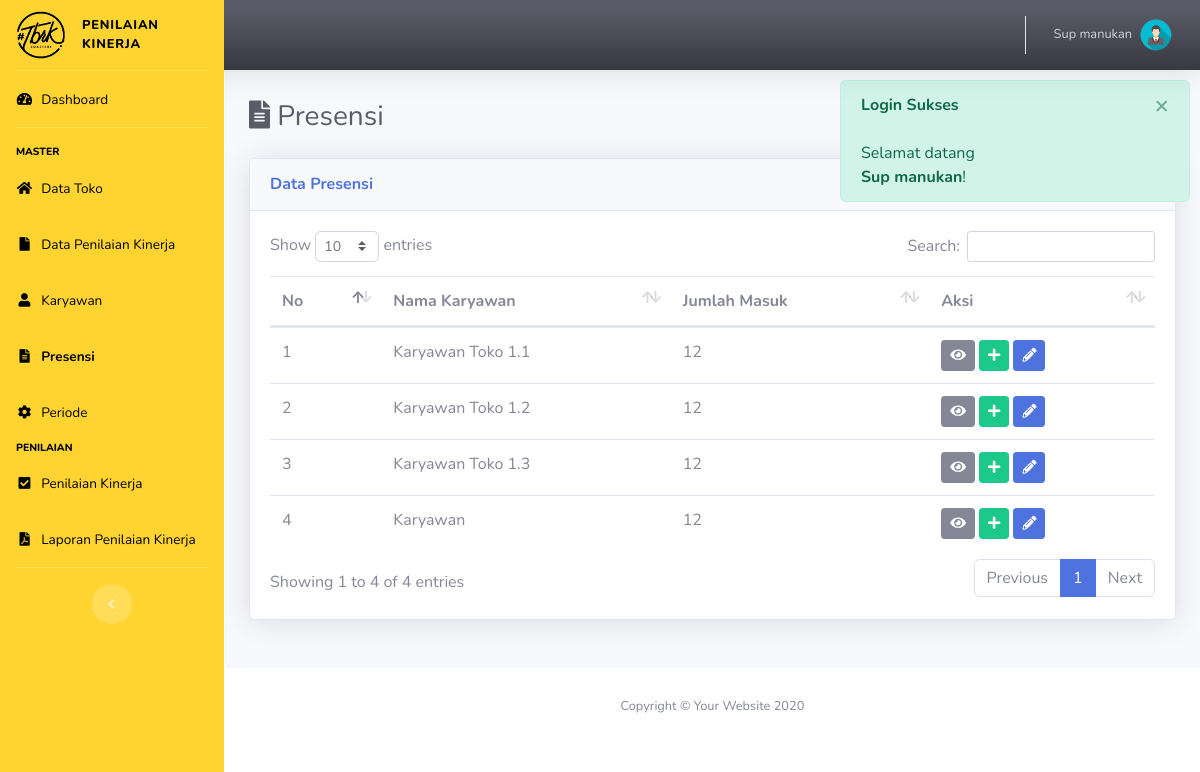
/index.php?p=presensi (signed in), run on the app's committed database.
### tables this page shows
CREATE TABLE `karyawan` (
  `id_kar` varchar(12) NOT NULL,
  `id_jabatan` int(11) NOT NULL,
  `id_toko` int(11) NOT NULL,
  `password` varchar(12) NOT NULL,
  `nama` varchar(50) NOT NULL,
  `alamat` varchar(50) NOT NULL,
  `no_telp` varchar(50) NOT NULL
);

### config/koneksi.php (called while the page is built, shortened)
<?php
	function get_tahun_ajar_id()
	{
		$con = $GLOBALS['con'];
		$sql = "SELECT * FROM periode WHERE status_periode = 1";
		$q = mysqli_query($con, $sql);
		$row = mysqli_fetch_array($q);
		return $row['id_periode'];
	}
?>

### pages/presensi.php (the view, shortened to what this page needs)
<div class="d-sm-flex align-items-center justify-content-between mb-4">
    <h1 class="h3 mb-0 text-gray-800"> <i class="fa fa-file-alt"></i> Presensi</h1>
</div>
<?php
	$ket = "Data";
?>
<div class="row row_angket">
	<div class="col mb-4">
		<div class="card shadow mb-4">
            <div class="card-header py-3 d-flex flex-row align-items-center justify-content-between">
                <h6 class="m-0 font-weight-bold text-primary"><?= ucfirst($ket); ?> Presensi</h6>
            </div>
            <div class="card-body">
            <?php
            	if(!isset($form)):
            ?>
            	<table class="table dataTable">
            		<thead>
            			<tr>
            				<th>No</th>
            				<th>Nama Karyawan</th>
            				<th>Jumlah Masuk</th>
            				<th>Aksi</th>
            			</tr>
            		</thead>
            		<tbody>
            		<?php
            			$i=0;
                        $idd = "SELECT * FROM karyawan WHERE nama = '{$_SESSION['name']}'";
                        $p = mysqli_query($con,$idd);
                        while ($row = mysqli_fetch_array($p)) {
                            $idtk = $row['id_toko'];
                        }
                        $ida = get_tahun_ajar_id();
            			$sql = "SELECT *,
                                    k.id_kar AS idk FROM karyawan k
                                JOIN jabatan j ON k.id_jabatan  = j.id_jabatan
                                LEFT JOIN (SELECT * FROM presensi WHERE id_periode = $ida) p ON k.id_kar = p.id_kar
                                WHERE k.id_toko = $idtk AND j.level = 4 ";
            			$q = mysqli_query($con, $sql);
            			while($row = mysqli_fetch_array($q)):
                            $id_pres = $row['id_pres']==null?"kar_".$row['idk']:$row['id_pres'];
                            $jml_masuk = $row['jml_masuk']==null?'0':$row['jml_masuk'];
            		?>
            			<tr>
            				<td><?= ++$i; ?></td>
                            <td><?= $row['nama']; ?></td>
                            <td><?= $jml_masuk; ?></td>
            				<td>
                                <button type="button" class="btn btn-sm btn-secondary btn-detail" data-id="<?= $row['idk'] ?>" data-toggle="tooltip" data-placement="top" title="Detail">
                                    <i class="fa fa-eye"></i>
                                </button>
                                <button type="button" class="btn btn-sm btn-success btn-tambah" data-jml="<?= $jml_masuk ?>" data-id="<?= $id_pres ?>" data-toggle="tooltip" data-placement="top" title="Tambah">
                                    <i class="fa fa-plus"></i>
                                </button>
                                <?php if(substr($id_pres, 0, 3) != "kar"): ?>
                                <a href="index.php?p=presensi&ket=ubah&id=<?= $id_pres ?>" class="btn btn-sm btn-primary" data-toggle="tooltip" data-placement="top" title="Ubah Data"><i class="fa fa-pencil-alt"></i></a>
                                <?php endif; ?>
                            </td>
            			</tr>
            		<?php endwhile; ?>
            		</tbody>
            	</table>
            	<?php endif; ?>
            </div>
        </div>
    </div>
</div>

### data on the page
karyawan: nama "Karyawan Toko 1.1", jml_masuk "12"
karyawan: nama "Karyawan Toko 1.2", jml_masuk "12"
karyawan: nama "Karyawan Toko 1.3", jml_masuk "12"
karyawan: nama "Karyawan", jml_masuk "12"

### other printed values
$_SESSION['name'] "Sup manukan"
$ket "Data"
$_SESSION["flash"]["head"] "Login Sukses"
$_SESSION["flash"]["msg"] "Selamat datang Sup manukan !"
